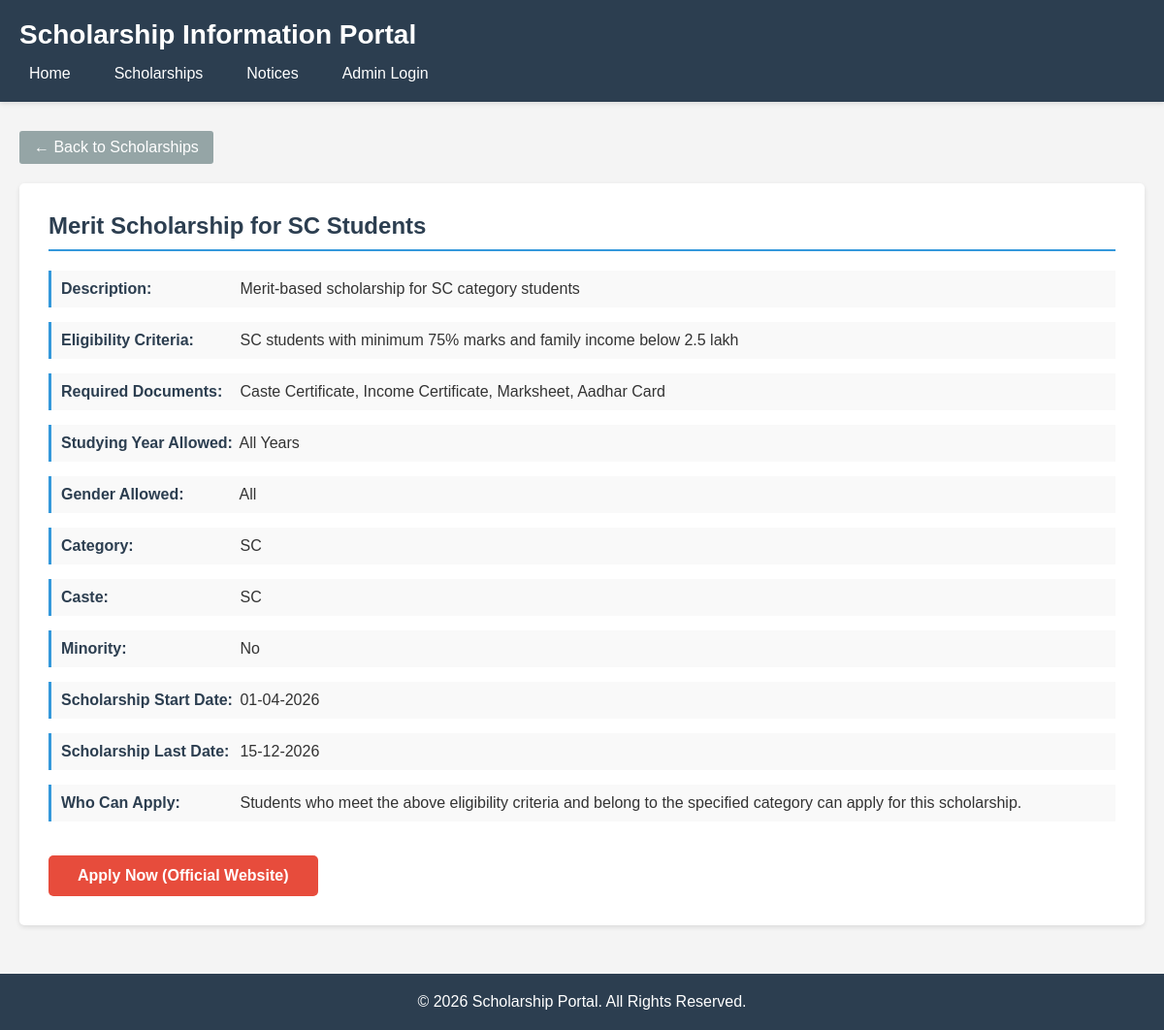
/scholarship_details.php?id=5&, run on an earlier commit of the app's database.
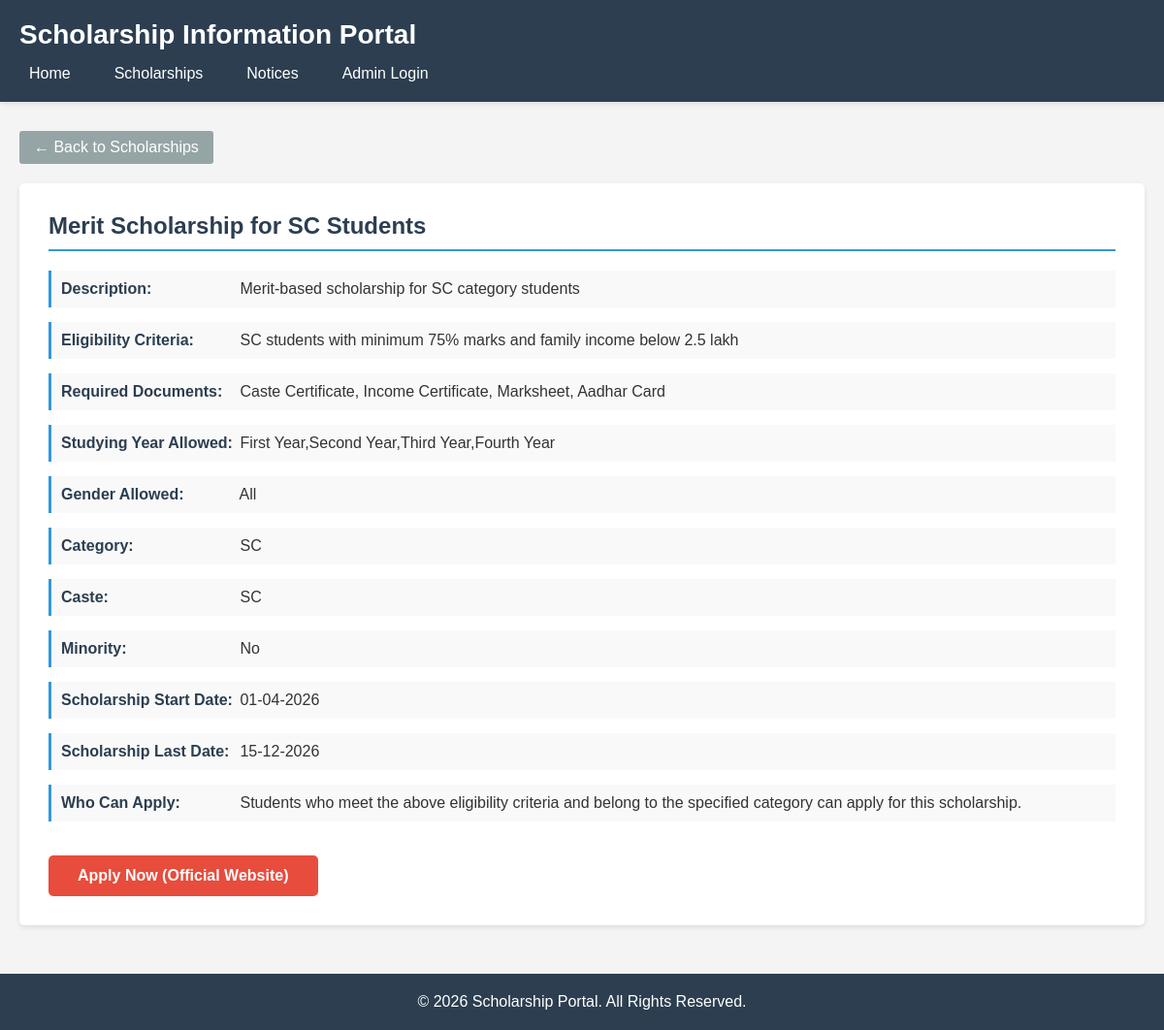
And on a later commit of the database.
### tables this page shows
CREATE TABLE scholarships (
    id INT PRIMARY KEY AUTO_INCREMENT,
    name VARCHAR(255) NOT NULL,
    description TEXT NOT NULL,
    eligibility TEXT NOT NULL,
    documents TEXT NOT NULL,
    studying_year VARCHAR(50) NOT NULL,
    gender VARCHAR(20) NOT NULL,
    category VARCHAR(50) NOT NULL,
    caste VARCHAR(50) NOT NULL,
    minority VARCHAR(10) NOT NULL,
    start_date DATE NOT NULL,
    last_date DATE NOT NULL,
    apply_url VARCHAR(500) NOT NULL
);

### scholarship_details.php (the view, shortened to what this page needs)
<?php
include 'db.php';
$id = isset($_GET['id']) ? $_GET['id'] : 0;
$sql = "SELECT * FROM scholarships WHERE id = $id";
$result = mysqli_query($conn, $sql);
$scholarship = mysqli_fetch_assoc($result);
?>
<!DOCTYPE html>
<html lang="en">
<head>
    <link rel="stylesheet" href="style.css">
</head>
<body>
<?php include 'header.php'; ?>
    <div class="container">
        <a href="scholarships.php?<?php echo $_SERVER['QUERY_STRING']; ?>" class="back-btn">
    ← Back to Scholarships</a>
        <div class="scholarship-details">
            <h2><?php echo $scholarship['name']; ?></h2>
            <div class="detail-row">
                <strong>Description:</strong>
                <?php echo $scholarship['description']; ?>
            </div>
            <div class="detail-row">
                <strong>Eligibility Criteria:</strong>
                <?php echo $scholarship['eligibility']; ?>
            </div>
            <div class="detail-row">
                <strong>Required Documents:</strong>
                <?php echo $scholarship['documents']; ?>
            </div>
            <div class="detail-row">
                <strong>Studying Year Allowed:</strong>
                <?php echo $scholarship['studying_year']; ?>
            </div>
            <div class="detail-row">
                <strong>Gender Allowed:</strong>
                <?php echo $scholarship['gender']; ?>
            </div>
            <div class="detail-row">
                <strong>Category:</strong>
                <?php echo $scholarship['category']; ?>
            </div>
            <div class="detail-row">
                <strong>Caste:</strong>
                <?php echo $scholarship['caste']; ?>
            </div>
            <div class="detail-row">
                <strong>Minority:</strong>
                <?php echo $scholarship['minority']; ?>
            </div>
            <div class="detail-row">
                <strong>Scholarship Start Date:</strong>
                <?php echo date('d-m-Y', strtotime($scholarship['start_date'])); ?>
            </div>
            <div class="detail-row">
                <strong>Scholarship Last Date:</strong>
                <?php echo date('d-m-Y', strtotime($scholarship['last_date'])); ?>
            </div>
            <div class="detail-row">
                <strong>Who Can Apply:</strong>
                Students who meet the above eligibility criteria and belong to the specified category can apply for this scholarship.
            </div>
            <a href="<?php echo $scholarship['apply_url']; ?>" target="_blank" class="apply-button">
                Apply Now (Official Website)
            </a>
        </div>
    </div>
<?php include 'footer.php'; ?>
</body>
</html>

What changed in the data, as far as the page shows it:
changed scholarships "Merit Scholarship for SC Students": studying_year "All Years" → "First Year,Second Year,Third Year,Fourth Year"
